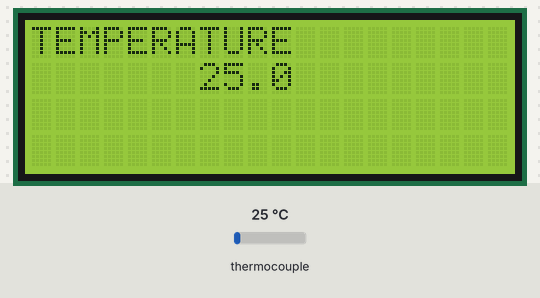
Bench run of a sketch on a simulated Arduino Uno, built with avr-gcc and run on an emulated ATmega328P. Parts: 20×4 character LCD. Wiring (inferred from the names in the program): MAX6675 thermocouple converter: CS pin 10; MISO pin 12; SCK pin 13. The test bench sets the inputs (shaded band); at power-on: thermocouple 25 °C.

Above: at 1.2 s.
1.3 s: thermocouple set to 6 °C
At 2.3 s:
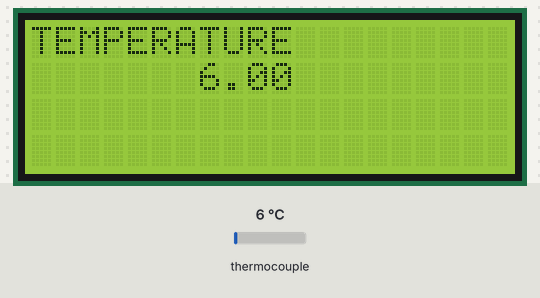
2.8 s: thermocouple set to 75 °C
At 4.1 s:
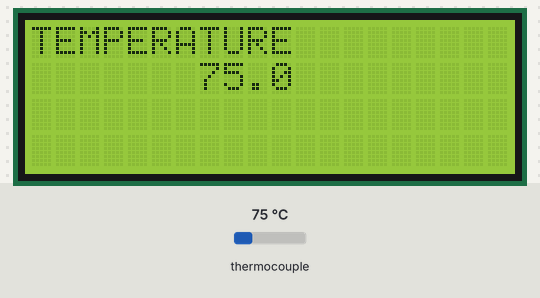
4.4 s: thermocouple set to 150 °C
At 5.9 s:
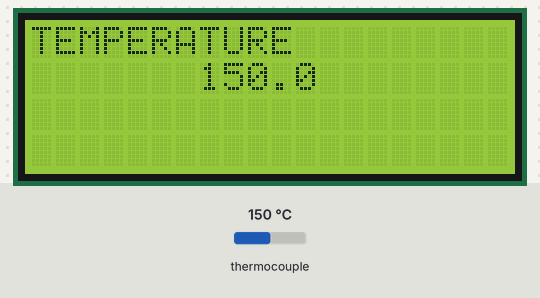
Timing chart, 0 to 7.4 s (numbered marks = the images above; inputs shaded):
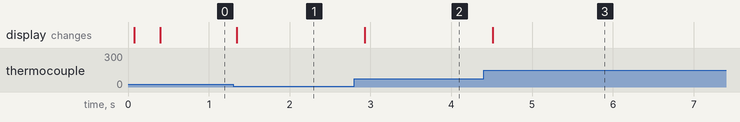

The sketch:

thermocouple.ino
```cpp
/*    Max6675 Module  ==>   Arduino
 *    CS              ==>     D10
 *    SO              ==>     D12
 *    SCK             ==>     D13
 *    Vcc             ==>     Vcc (5v)
 *    Gnd             ==>     Gnd      */

//LCD config
#include <Wire.h>
#include <LiquidCrystal_I2C.h>    //If you don't have the LiquidCrystal_I2C library, download it and install it
LiquidCrystal_I2C lcd(0x3f,20,4);  //sometimes the adress is not 0x3f. Change to 0x27 if it doesn't work.

/*    i2c LCD Module  ==>   Arduino
 *    SCL             ==>     A5
 *    SDA             ==>     A4
 *    Vcc             ==>     Vcc (5v)
 *    Gnd             ==>     Gnd      */

#include <SPI.h>

#define MAX6675_CS   10
#define MAX6675_SO   12
#define MAX6675_SCK  13

void setup() {
  lcd.init();
  lcd.backlight();
}

void loop() {
  float temperature_read = readThermocouple();
  lcd.setCursor(0,0);
  lcd.print("TEMPERATURE");
  lcd.setCursor(7,1);
  lcd.print(temperature_read,1);
  delay(300);
}


double readThermocouple() {

  uint16_t v;
  pinMode(MAX6675_CS, OUTPUT);
  pinMode(MAX6675_SO, INPUT);
  pinMode(MAX6675_SCK, OUTPUT);

  digitalWrite(MAX6675_CS, LOW);
  delay(1);

  // Read in 16 bits,
  //  15    = 0 always
  //  14..2 = 0.25 degree counts MSB First
  //  2     = 1 if thermocouple is open circuit
  //  1..0  = uninteresting status

  v = shiftIn(MAX6675_SO, MAX6675_SCK, MSBFIRST);
  v <<= 8;
  v |= shiftIn(MAX6675_SO, MAX6675_SCK, MSBFIRST);

  digitalWrite(MAX6675_CS, HIGH);
  if (v & 0x4)
  {
    // Bit 2 indicates if the thermocouple is disconnected
    return NAN;
  }

  // The lower three bits (0,1,2) are discarded status bits
  v >>= 3;

  // The remaining bits are the number of 0.25 degree (C) counts
  return v*0.25;
}
```

Measured:
- after the input at 1.3 s, the display: changes after 0.05 s (image 1)
- after the input at 2.8 s, the display: changes after 0.13 s (image 2)
- after the input at 4.4 s, the display: changes after 0.11 s (image 3)
